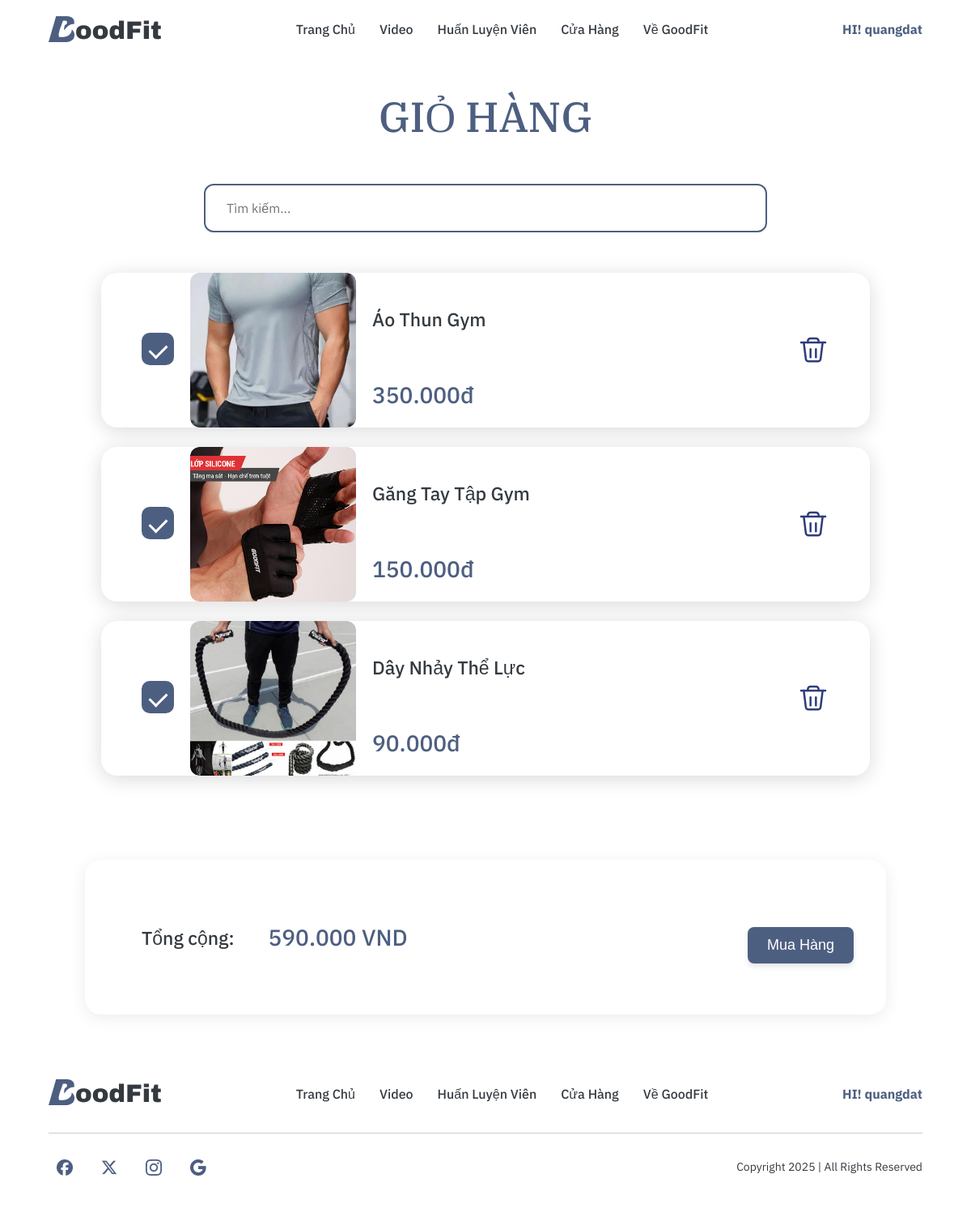
/cart/cart.php (signed in), run on the app's committed database.
### tables this page shows
CREATE TABLE `sanpham` (
  `id` int NOT NULL AUTO_INCREMENT,
  `ten` varchar(255) NOT NULL,
  `gia` int NOT NULL,
  `anh` varchar(255) NOT NULL,
  `mota` text,
  `in_cart` tinyint DEFAULT '0',
  PRIMARY KEY (`id`)
);

### cart/cart.php (the view, shortened to what this page needs)
<?php
$conn = new mysqli("localhost", "root", "", "goodfit", 3307);
$result = $conn->query("SELECT * FROM sanpham WHERE in_cart = 1");
?>
<!DOCTYPE html>
<html lang="vi">
<head>
  <link rel="stylesheet" href="cart.css">
  <link rel="stylesheet" href="../header.css">
</head>
<body>
  <?php include '../header.php'; ?>
  <section class="cart-container">
    <h1>GIỎ HÀNG</h1>
    <div class="search-box">
      <input type="text" id="searchInput" placeholder="Tìm kiếm...">
    </div>
    <?php while ($row = $result->fetch_assoc()): ?>
  <div class="cart-item">
    <div class="cart-left">
      <div class="cart-checkbox">
        <label class="custom-checkbox">
          <span class="checkmark"></span>
        </label>
      </div>
      <div class="image-box">
        <img src="<?= htmlspecialchars($row['anh']) ?>" alt="Sản phẩm" width="100">
      </div>
      <div class="cart-info">
        <h4><?= htmlspecialchars($row['ten']) ?></h4>
        <div class="price"><?= number_format($row['gia'], 0, ',', '.') ?>đ</div>
      </div>
    </div>
    <form method="POST" action="delete_item.php" class="delete-form">
      <button type="submit" class="cart-delete" aria-label="Xoá">
      </button>
    </form>
  </div>
<?php endwhile; ?>
  </section>
  <section class="cart-summary">
    <div class="summary-text">
      <span class="label">Tổng cộng:</span>
      <span class="total-price" id="total-price">0 VND</span>
    </div>
<div style="text-align: center; margin-top: 20px;">
  <button id="btnMuaHang" class="muahang">Mua Hàng</button>
</div>
  </section>
<?php include($_SERVER['DOCUMENT_ROOT'] . "/GoodFit/footer.php"); ?>
</body>
</html>

### cart/cart.css (style rules this page uses)
* { margin: 0; padding: 0; box-sizing: border-box; }
body { margin: 0; font-family: 'IBM Plex Sans', sans-serif; background-color: #fff; }
h1 { font-family: 'IBM Plex Serif', serif; font-weight: 500; font-size: 52px; color: #4D5F81; margin-bottom: 50px; margin-top: 70px; }
.search-box { width: 696px; height: 60px; border: 2px solid #4D5F81; border-radius: 12px; margin: 0 auto 40px auto; display: flex; align-items: center; padding: 0 16px; background-color: #ffffff; margin-bottom: 50px; }
.search-box input { flex: 1; background: transparent; border: none; outline: none; font-size: 16px; color: rgb(0, 0, 0); padding: 0 10px; font-family: 'IBM Plex Sans', sans-serif; }
.cart-container { padding: 40px 20px; max-width: 1200px; margin: auto; text-align: center; width: 990px; }
.cart-item { height: 191px; background-color: white; border-radius: 20px; box-shadow: 0px 4px 24px rgba(0, 0, 0, 0.15); padding: 20px; display: flex; align-items: center; justify-content: space-between; margin-bottom: 24px; }
.cart-left { display: flex; align-items: center; gap: 20px; }
.custom-checkbox .checkmark { width: 40px; height: 40px; border-radius: 10px; border: 2px solid #4D5F81; display: inline-block; position: relative; background-color: #fff; cursor: pointer; }
.custom-checkbox input:checked + .checkmark { background-color: #4D5F81; }
.custom-checkbox .checkmark::after { content: ""; position: absolute; display: none; left: 12px; top: 8px; width: 10px; height: 18px; border: solid white; border-width: 0 3px 3px 0; transform: rotate(45deg); }
.custom-checkbox input:checked + .checkmark::after { display: block; }
.cart-item img { width: 120px; height: auto; border-radius: 10px; }
.cart-info { display: flex; flex-direction: column; justify-content: center; }
.cart-info h4 { font-family: 'IBM Plex Sans', sans-serif; font-weight: 500; font-size: 23px; color: #343A40; margin-top: -30px; margin-bottom: 60px; }
.cart-info .price { font-family: 'IBM Plex Sans', sans-serif; font-weight: 500; font-size: 28px; color: #4D5F81; margin-bottom: -50px; text-align: left; }
.cart-delete { width: 40px; height: 40px; background: none; border: none; cursor: pointer; display: flex; align-items: center; justify-content: center; margin-right: 30px; }
.cart-delete svg { width: 40px; height: 40px; stroke: #2F3C7E; stroke-width: 1.5; }
.image-box { width: 205px; height: 191px; border-radius: 12px; overflow: hidden; background-color: #f0f0f0; }
.image-box img { width: 100%; height: 100%; object-fit: cover; display: block; }
.cart-checkbox { margin-left: 30px; }
.cart-summary { width: 990px; height: 191px; margin: 40px auto; padding: 0 40px; background-color: white; border-radius: 20px; box-shadow: 0px 4px 20px rgba(0, 0, 0, 0.08); display: flex; align-items: center; justify-content: space-between; font-family: 'IBM Plex Sans', sans-serif; }
.summary-text { display: flex; align-items: center; gap: 12px; }
.label { font-family: 'IBM Plex Sans', sans-serif; font-weight: 500; font-size: 23px; color: #343A40; margin-left: 30px; }
.total-price { font-family: 'IBM Plex Sans', sans-serif; font-weight: 500; font-size: 28px; color: #4D5F81; margin-left: 30px; }
.muahang { background-color: #4D5F81; color: white; padding: 12px 24px; font-size: 18px; border: none; border-radius: 8px; cursor: pointer; transition: background-color 0.3s ease; box-shadow: 0 4px 6px rgba(0,0,0,0.1); }

### data on the page
sanpham: anh (picture), ten "Áo Thun Gym", gia "350.000"
sanpham: anh (picture), ten "Găng Tay Tập Gym", gia "150.000"
sanpham: anh (picture), ten "Dây Nhảy Thể Lực", gia "90.000"

### other printed values
$username "quangdat"
